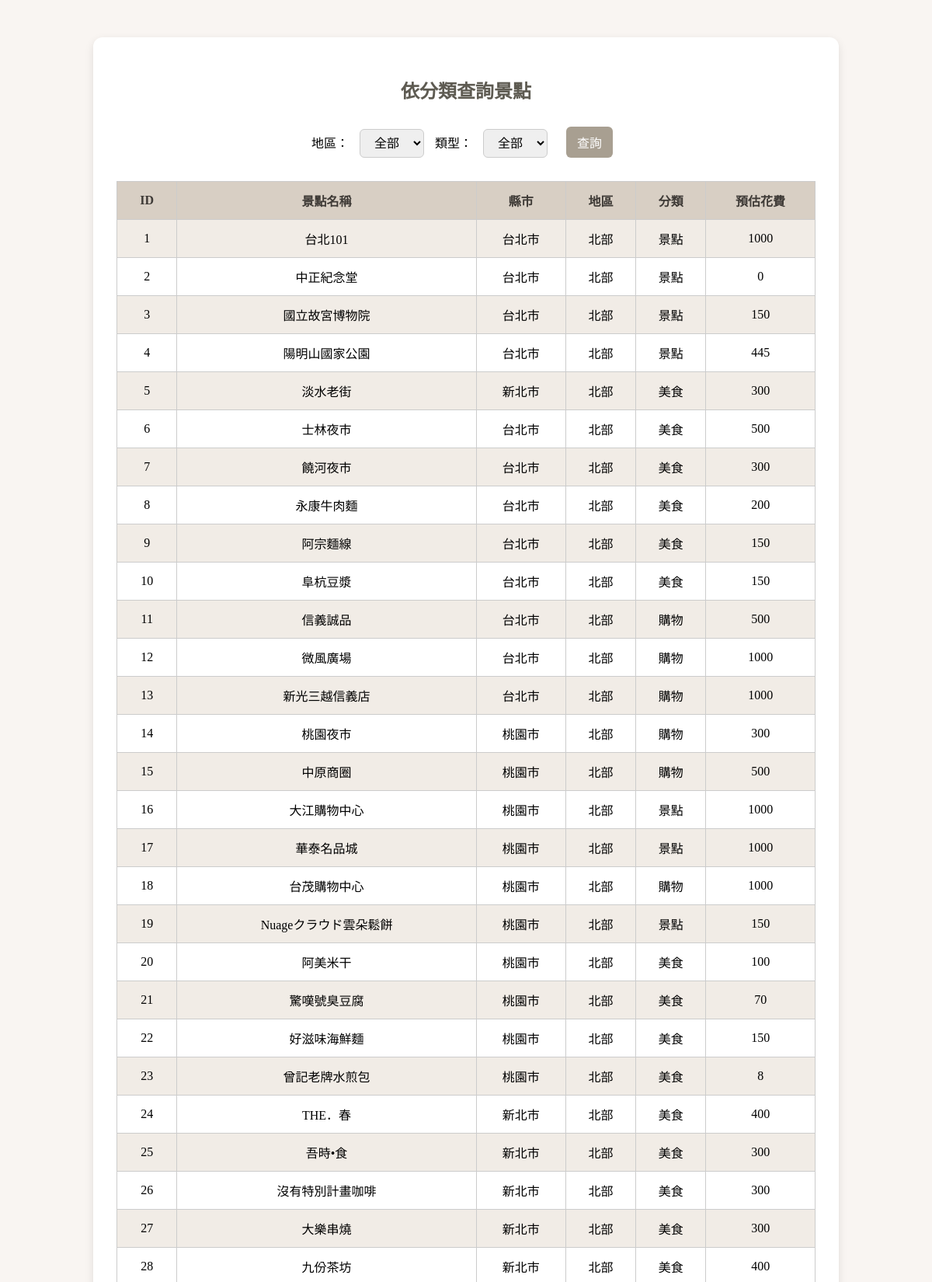
The app's page /classplace.php (signed in, upper part) with its own data.
### tables this page shows
CREATE TABLE `places` (
  `place_id` int(11) NOT NULL,
  `place_name` varchar(100) DEFAULT NULL,
  `location` varchar(100) DEFAULT NULL,
  `region` varchar(100) DEFAULT NULL,
  `type` varchar(50) DEFAULT NULL,
  `cost` int(11) DEFAULT NULL
);

### classplace.php (the view, shortened to what this page needs)
<?php
$link = mysqli_connect("localhost", "root", "", "travel_pockets");
$query = "SELECT * FROM places WHERE 1=1";
$stmt = mysqli_prepare($link, $query);
mysqli_stmt_execute($stmt);
$result = mysqli_stmt_get_result($stmt);
?>
<!DOCTYPE html>
<html>
<head>
</head>
<body>
<div class="container">
    <h2>依分類查詢景點</h2>
    <form method="get">
        <label>地區：</label>
        <select name="region">
            <option value="">全部</option>
        </select>
        <label>類型：</label>
        <select name="type">
            <option value="">全部</option>
        </select>
        <button type="submit">查詢</button>
    </form>
    <table>
        <tr>
            <th>ID</th>
            <th>景點名稱</th>
            <th>縣市</th>
            <th>地區</th>
            <th>分類</th>
            <th>預估花費</th>
        </tr>
        <?php while ($row = mysqli_fetch_assoc($result)): ?>
        <tr>
            <td><?= $row["place_id"] ?></td>
            <td><?= htmlspecialchars($row["place_name"]) ?></td>
            <td><?= htmlspecialchars($row["location"]) ?></td>
            <td><?= htmlspecialchars($row["region"]) ?></td>
            <td><?= htmlspecialchars($row["type"]) ?></td>
            <td><?= htmlspecialchars($row["cost"]) ?></td>
        </tr>
        <?php endwhile; ?>
    </table>
</div>
</body>
</html>

### classplace.php (style rules this page uses)
body { font-family: '微軟正黑體'; background-color: #f9f5f2; padding: 40px; }
.container { background-color: #fff; padding: 30px; border-radius: 12px; box-shadow: 0 4px 12px rgba(0,0,0,0.1); max-width: 900px; margin: auto; }
h2 { text-align: center; color: #5e5b52; margin-bottom: 30px; }
form { text-align: center; margin-bottom: 30px; }
select, button { padding: 8px 14px; margin: 0 10px; border-radius: 6px; border: 1px solid #ccc; font-size: 16px; }
button { background-color: #a89f91; color: white; border: none; cursor: pointer; }
table { width: 100%; border-collapse: collapse; margin-top: 10px; }
th, td { border: 1px solid #ccc; padding: 12px; text-align: center; }
th { background-color: #d8cfc4; color: #3e3a36; }
tr:nth-child(even) { background-color: #f1ece6; }

### records on screen
places: place_id "1", place_name "台北101", location "台北市", region "北部", type "景點", cost "1000"
places: place_id "2", place_name "中正紀念堂", location "台北市", region "北部", type "景點", cost "0"
places: place_id "3", place_name "國立故宮博物院", location "台北市", region "北部", type "景點", cost "150"
places: place_id "4", place_name "陽明山國家公園", location "台北市", region "北部", type "景點", cost "445"
places: place_id "5", place_name "淡水老街", location "新北市", region "北部", type "美食", cost "300"
places: place_id "6", place_name "士林夜市", location "台北市", region "北部", type "美食", cost "500"
places: place_id "7", place_name "饒河夜市", location "台北市", region "北部", type "美食", cost "300"
places: place_id "8", place_name "永康牛肉麵", location "台北市", region "北部", type "美食", cost "200"
places: place_id "9", place_name "阿宗麵線", location "台北市", region "北部", type "美食", cost "150"
places: place_id "10", place_name "阜杭豆漿", location "台北市", region "北部", type "美食", cost "150"
places: place_id "11", place_name "信義誠品", location "台北市", region "北部", type "購物", cost "500"
places: place_id "12", place_name "微風廣場", location "台北市", region "北部", type "購物", cost "1000"
places: place_id "13", place_name "新光三越信義店", location "台北市", region "北部", type "購物", cost "1000"
places: place_id "14", place_name "桃園夜市", location "桃園市", region "北部", type "購物", cost "300"
places: place_id "15", place_name "中原商圈", location "桃園市", region "北部", type "購物", cost "500"
places: place_id "16", place_name "大江購物中心", location "桃園市", region "北部", type "景點", cost "1000"
places: place_id "17", place_name "華泰名品城", location "桃園市", region "北部", type "景點", cost "1000"
places: place_id "18", place_name "台茂購物中心", location "桃園市", region "北部", type "購物", cost "1000"
places: place_id "19", place_name "Nuageクラウド雲朵鬆餅", location "桃園市", region "北部", type "景點", cost "150"
places: place_id "20", place_name "阿美米干", location "桃園市", region "北部", type "美食", cost "100"
places: place_id "21", place_name "驚嘆號臭豆腐", location "桃園市", region "北部", type "美食", cost "70"
places: place_id "22", place_name "好滋味海鮮麵", location "桃園市", region "北部", type "美食", cost "150"
places: place_id "23", place_name "曾記老牌水煎包", location "桃園市", region "北部", type "美食", cost "8"
places: place_id "24", place_name "THE．春", location "新北市", region "北部", type "美食", cost "400"
places: place_id "25", place_name "吾時•食", location "新北市", region "北部", type "美食", cost "300"
places: place_id "26", place_name "沒有特別計畫咖啡", location "新北市", region "北部", type "美食", cost "300"
places: place_id "27", place_name "大樂串燒", location "新北市", region "北部", type "美食", cost "300"
places: place_id "28", place_name "九份茶坊", location "新北市", region "北部", type "美食", cost "400"
